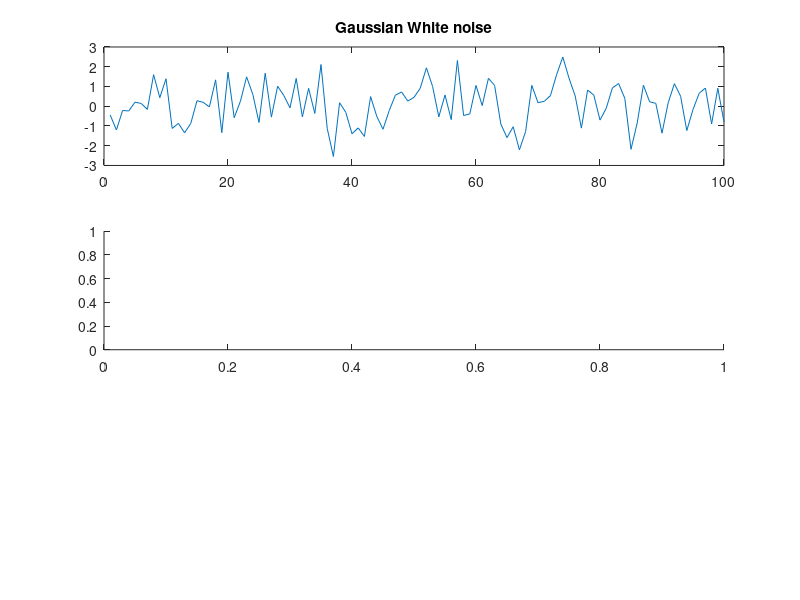

Reproduce this figure in MATLAB. (Note: this script raises an error after producing the figure.)
%%Tyler Olivieri
%CA 11
clc;clear;
fs = 8000
NFFT = nextpow2(fs);
lags = 20;

%generate gaussian white noise
u1 = rand(100,1);
u2 = rand(100,1);
gwn = sqrt(-2*log(u1)).*cos(2*pi*u2);

figure(1);
subplot(3,1,1)
plot(gwn)
title('Gaussian White noise')
subplot(3,1,2)
autocorr1 = Tyautocorr(gwn,lags);
subplot(3,1,3)
TyFFT2(autocorr1,fs);
title('Power Spectral Density')
ylim([0 1])
%% generate impulse function
clc;clear;
lags = 20;
fs = 8000;
impulse = [1 zeros([1 100])];

figure(2);
subplot(3,1,1)
plot(impulse)
title('Impulse Function')
subplot(3,1,2)
autocorr1 = Tyautocorr(impulse,lags);
subplot(3,1,3)
TyFFT2(impulse,fs);
title('Power Spectral Density')
ylim([0 1])
%%
clc;clear;
impulse_train = [1 zeros([1 19])];
lags = 60;
fs = 8000;
%periodic impulse train with a period of 20 samples

for n = 1:10 
    temp = [1 zeros([1 19])];
    if (n ~= 10)
        impulse_train = [impulse_train temp];
    else 
        impulse_train = impulse_train;
    end
end

figure(3);
subplot(3,1,1)
plot(impulse_train)
title('Periodic impusle train')
subplot(3,1,2)
autocorr1 = Tyautocorr(impulse_train,lags);
subplot(3,1,3)
TyFFT2(impulse_train,fs);
title('Power Spectral Density')
ylim([0 1])
%% sine periodic with 20 sample period
clc;clear;
f = 500;
fs = f*20;
N = 200;
t= 0:1/fs:(N-1)/fs;
lags = 60;
sine = sin(2*pi*f*t);

figure(4);
subplot(3,1,1)
plot(sine)
title('Sineave T= 20 samples')
subplot(3,1,2)
autocorr1 = Tyautocorr(sine,lags);
subplot(3,1,3)
TyFFT2(sine,fs);
title('Power Spectral Density')
ylim([0 1])

%%
clc;clear;
f = 500;
fs = f*20;

for N = [14 17 20 23 26]
t= 0:1/fs:(N-1)/fs;
lags = 60;
sine = sin(2*pi*f*t);
sine_periodic = sine([1:N]);

for n = 1:5
    temp = sine([1:N]);
    if(n ~= 4)
        sine_periodic = [sine_periodic temp];
    else
        sine_periodic =sine_periodic;
    end
end
figure;
subplot(3,1,1)
plot(sine_periodic)
title('Sineave T= 20 samples')
subplot(3,1,2)
autocorr1 = Tyautocorr(sine_periodic,lags);
subplot(3,1,3)
TyFFT2(sine_periodic,fs);
title('Power Spectral Density')
ylim([0 1])
end
%% sum sine +gwn snr 10
f=500;
fs = f*20;
N = 200;
lags = 60;
t= 0:1/fs:(N-1)/fs;
snr_db = 10;
sine_noise = generate_sine(f,max(t),fs,snr_db);

figure(5);
subplot(3,1,1)
plot(sine_noise)
title('Sine wave + Gaussian white noise')
subplot(3,1,2)
autocorr1 = Tyautocorr(sine_noise,lags);
subplot(3,1,3)
TyFFT2(sine_noise,fs);
title('Power Spectral Density')
ylim([0 1])
